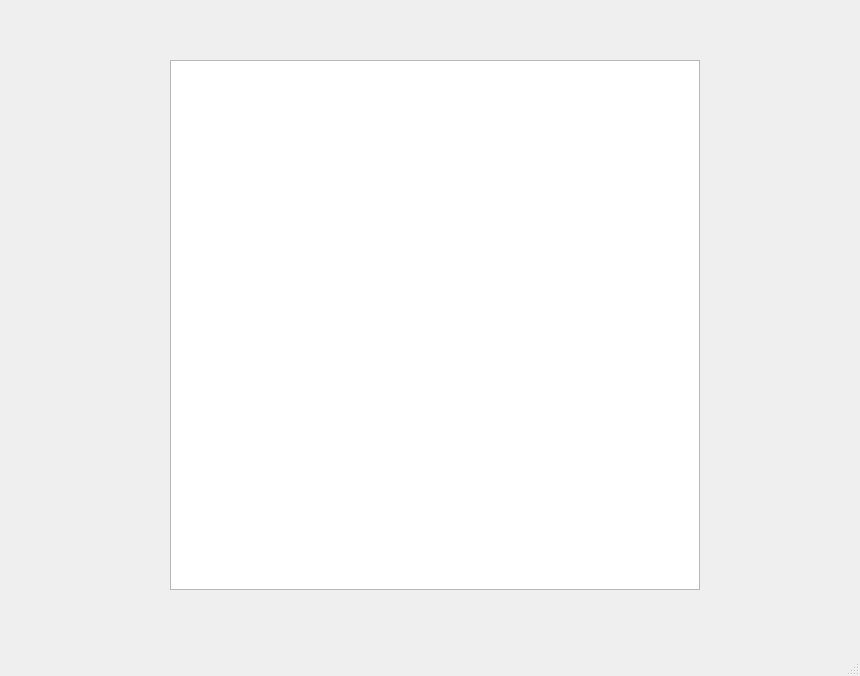
<?xml version="1.0" encoding="UTF-8"?>
<ui version="4.0">
 <class>MainWindow</class>
 <widget class="QMainWindow" name="MainWindow">
  <property name="geometry">
   <rect>
    <x>0</x>
    <y>0</y>
    <width>860</width>
    <height>676</height>
   </rect>
  </property>
  <property name="windowTitle">
   <string>MainWindow</string>
  </property>
  <widget class="QWidget" name="centralwidget">
   <widget class="QGraphicsView" name="graphicsView">
    <property name="geometry">
     <rect>
      <x>170</x>
      <y>60</y>
      <width>530</width>
      <height>530</height>
     </rect>
    </property>
   </widget>
  </widget>
  <widget class="QMenuBar" name="menubar">
   <property name="geometry">
    <rect>
     <x>0</x>
     <y>0</y>
     <width>860</width>
     <height>22</height>
    </rect>
   </property>
  </widget>
  <widget class="QStatusBar" name="statusbar"/>
 </widget>
 <resources/>
 <connections/>
</ui>
